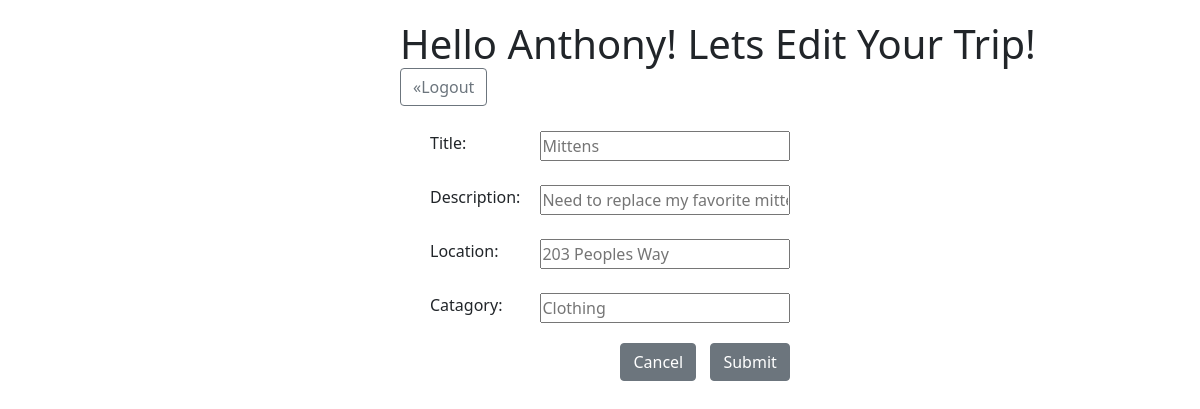
Screenshot of /job/32/edit (signed in) with the database file from the repository.
### helper_app/models.py (models this page shows)
class User(models.Model):
    first_name = models.CharField(max_length=50)
    last_name = models.CharField(max_length=50)
    email = models.CharField(max_length=50)
    password = models.CharField(max_length=50)
    created_at = models.DateTimeField(auto_now_add=True)
    updated_at = models.DateTimeField(auto_now=True)
    objects  = UserManager()

class Job(models.Model):
    title = models.CharField(max_length=50)
    description = models.CharField(max_length=255)
    location = models.CharField(max_length=255)
    category = models.CharField(max_length=50)
    user_job = models.ForeignKey(User, related_name="user_jobs", on_delete=models.CASCADE)
    added_job = models.ManyToManyField(User, related_name="added_jobs")
    created_at = models.DateTimeField(auto_now_add=True)
    updated_at = models.DateTimeField(auto_now=True)
    objects = JobManager()

### helper_app/views.py (the view)
# urls.py: path('job/<int:job_id>/edit', views.edit_job),
def edit_job(request, job_id):
    job = Job.objects.get(id=job_id)
    context = {
        'logged_user' : User.objects.get(id=request.session['logged_user']),
        'job': job
    }
    return render(request, 'edit_job.html', context)

### helper_app/templates/edit_job.html (shortened to what this page needs)
<!DOCTYPE html>
<html lang="en">
  <head>
    {% load static %}
    <link rel="stylesheet" href="{% static 'css/helper.css' %}" />
    <link
      href="https://cdn.jsdelivr.net/npm/bootstrap@5.0.0-beta3/dist/css/bootstrap.min.css"
      rel="stylesheet"
    />
  </head>
  <body>
    <div id="add">
      <h1>Hello {{logged_user.first_name}}! Lets Edit Your Trip!</h1>
      <a class="btn btn-outline-secondary"href="/user/logout">&#171;Logout</a>
    </div>
    <div id="edit">
      <form action="/edit/{{job.id}}/job" method="POST">
        <label for="title">Title:</label>
        <input type="text" name="title" placeholder="{{job.title}}" />
        <br />
        <label for="description">Description:</label>
        <input
          type="text"
          name="description"
          placeholder="{{job.description}}"
        />
        <br />
        <label for="location">Location:</label>
        <input type="text" name="location" placeholder="{{job.location}}" />
        <br />
        <label for="category">Catagory:</label>
        <input type="text" name="category" placeholder="{{job.category}}" />
        <br>
        <a href="/user/hello" class="btn btn-secondary" role="button">Cancel</a>
        <button type="submit" class="btn btn-secondary">Submit</button>
      </form>
    </div>
  </body>
</html>

### helper_app/static/css/helper.css (style rules this page uses)
* { margin:0; padding:0; }
h1 { display: block; margin-bottom: 20px; }
form { display:inline-block; }
#add h1 { margin:20px 0 0px 400px; display: inline-block; }
#add a { margin-left: 400px; }
#edit { margin:10px 0 0 400px; height: 300px; display: inline-block; padding:0 30px 20px 30px; }
#edit label { float:left; clear:left; margin:15px 0; }
#edit input { margin:15px 0 0px 20px; float:right; height:30px; width:250px; }
#edit a { margin:20px 0 0 118px; }
#edit button { margin:20px 0 0 10px; }

### rows the page displays
User: first_name "Anthony"
Job: title "Mittens", description "Need to replace my favorite mittens", location "203 Peoples Way", category "Clothing"
